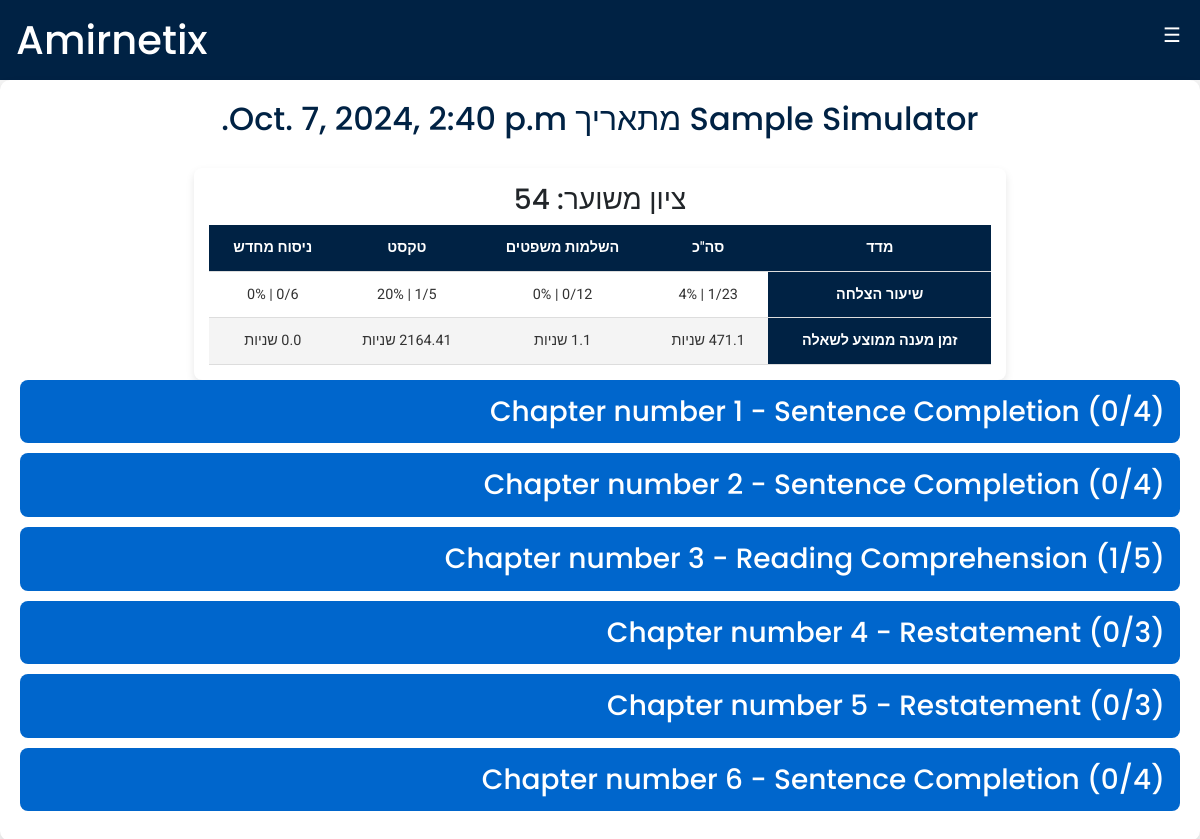
The page /Analysis/analyze_simulator/22 on the database its author committed.
### Simulator/models.py (models this page shows, shortened)
class SimulatorAttempt(models.Model):
    user = models.ForeignKey(CustomUser, on_delete=models.CASCADE, related_name='simulator_attempts')
    simulator = models.ForeignKey(Simulator, on_delete=models.CASCADE, related_name='attempts')
    start_time = models.DateTimeField(auto_now_add=True)
    end_time = models.DateTimeField(blank=True, null=True)
    def get_user_answer(self, question):
        return self.user_answers.filter(question=question).first()
    def Success_Rates(self):
        all_questions = UserAnswer.objects.filter(simulator_attempt = self).all()
        success_rates = {
            'Total':{
                'total':0,
                'correct':0
            },
            'SC':{
                'total':0,
                'correct':0
            },
            'RC':{
                'total':0,
                'correct':0
            },
            'RS':{
                'total':0,
                'correct':0
            }
        }
        for q in all_questions:
            success_rates['Total']['total'] += 1
            chapter_type = q.question.chapter.chapter_type
            if q.question.chapter.chapter_type in success_rates.keys():
                success_rates[chapter_type]['total'] += 1
                if q.selected_option.is_correct:
                    success_rates['Total']['correct'] += 1
                    success_rates[chapter_type]['correct'] += 1
        for key in success_rates:
            correct = success_rates[key]['correct']
            total = success_rates[key]['total']
            success_rates[key]['success_rate'] = int(round(correct/total,2)*100)
        return success_rates
    def Answer_Times(self):
        all_questions = UserAnswer.objects.filter(simulator_attempt = self).order_by('timestamp').all()
        last_time = self.start_time
        times = {'q_times':{},'averages':{'Total': 0,'SC':0,'RS':0,'RC':0}}
        for q in all_questions:
            q_type = q.question.chapter.chapter_type
            q_id = q.id
            try:
                answer_time = (q.timestamp - last_time).total_seconds()
                times['q_times'][f'{q_type}_{q_id}'] = answer_time
                times['averages']['Total'] += answer_time
                times['averages'][q_type] += answer_time
                last_time = q.timestamp
            except:
                pass
        for key in times['averages']:
            times['averages'][key] = round(times['averages'][key] / self.Success_Rates()[key]['total'],2)
        return times

class UserAnswer(models.Model):
    user = models.ForeignKey(CustomUser, on_delete=models.CASCADE, related_name='user_answers')
    simulator_attempt = models.ForeignKey(SimulatorAttempt, on_delete=models.CASCADE, related_name='user_answers')
    question = models.ForeignKey(Question, on_delete=models.CASCADE, related_name='user_answers')
    selected_option = models.ForeignKey(AnswerOption, on_delete=models.CASCADE)
    timestamp = models.DateTimeField()
    class Meta:
        unique_together = ('user','simulator_attempt', 'question')

class Question(models.Model):
    chapter = models.ForeignKey(Chapter, on_delete=models.CASCADE, related_name='questions')
    order = models.PositiveIntegerField()
    description = models.TextField()
    hebrew_desc = models.TextField(default=None, null=True, blank=True)
    class Meta:
        unique_together = ('chapter', 'order')
        ordering = ['order']

class Chapter(models.Model):
    simulator = models.ForeignKey(Simulator, on_delete=models.CASCADE, related_name='chapters')
    order = models.PositiveIntegerField()
    chapter_type = models.CharField(max_length=2, choices=ChapterType.choices)
    title = models.CharField(max_length=100)
    time_limit = models.PositiveIntegerField(help_text="Time in minutes")
    reading_text = models.TextField(blank=True, null=True)  # Only for Reading Comprehension
    hebrew_text = models.TextField(blank=True,null=True)
    class Meta:
        unique_together = ('simulator', 'order')
        ordering = ['order']

class AnswerOption(models.Model):
    question = models.ForeignKey(Question, on_delete=models.CASCADE, related_name='answer_options')
    order = models.PositiveIntegerField()
    description = models.CharField(max_length=255)
    hebrew_desc = models.TextField(default=None, null=True, blank=True)
    is_correct = models.BooleanField(default=False)
    class Meta:
        unique_together = ('question', 'order')
        ordering = ['order']

### Analysis/views.py (the view)
# urls.py: path("analyze_simulator/<int:simulator_id>",views.analyze_simulator, name='analyze_simulator'),
def analyze_simulator(request,simulator_id):
    try:
        simulator_to_analyze = SimulatorAttempt.objects.get(id = int(simulator_id))
        answered_chapters = simulator_to_analyze.simulator.chapters.all()
        simulator_attempt = {'simulator':simulator_to_analyze,'chapters':[]}
        for chapter in answered_chapters:
            current_chapter = {'chapter':chapter}
            questions = []
            q_cnt,correct_cnt = (0,0)
            for question in chapter.questions.all():
                q_cnt += 1
                current_question = {'question' : question}
                selected_answer = simulator_to_analyze.get_user_answer(question=question).selected_option
                answers = []
                for answer in question.answer_options.all():
                    current_answer = {'answer' : answer}
                    current_answer['is_correct'] = answer.is_correct
                    current_answer['is_selected'] = True if answer == selected_answer else False
                    correct_cnt += 1 if answer == selected_answer and answer.is_correct else 0
                    answers.append(current_answer)
                current_question['answers'] = answers
                questions.append(current_question)
            current_chapter['questions'] = questions
            current_chapter['q_cnt'] = q_cnt
            current_chapter['correct_cnt'] = correct_cnt
            simulator_attempt['chapters'].append(current_chapter)
        return render(request, 'Analysis/analyze_simulator.html',{
            'simulator_attempt' : simulator_attempt
        })
    except:
        print("unsuccessful")
        return index(request)

### Simulator/models.py (called while the page is built)
    def __str__(self):
        return self.name

### Analysis/templates/Analysis/analyze_simulator.html (shortened to what this page needs)
{% extends 'Analysis/layout.html' %}
{% load static %}
{% block body %}
{% if simulator_attempt %}
<div class="analysis-container">
    <h2 class="simulator-title" dir="rtl">{{ simulator_attempt.simulator.simulator }} מתאריך {{simulator_attempt.simulator.start_time}}</h2>
    <div class="metrics-container">
    <h3 style="text-align: center;" dir="rtl">ציון משוער: {{simulator_attempt.simulator.Success_Rates.Total.success_rate|add:50}}</h3>
        <table class="metrics-table" dir="rtl">
            <thead>
                <tr>
                    <th>מדד</th>
                    <th>סה"כ</th>
                    <th>השלמות משפטים</th>
                    <th>טקסט</th>
                    <th>ניסוח מחדש</th>
                </tr>
            </thead>
            <tbody>
                <tr>
                    <th>שיעור הצלחה</th>
                    <td>{{simulator_attempt.simulator.Success_Rates.Total.correct}}/{{simulator_attempt.simulator.Success_Rates.Total.total}} | {{simulator_attempt.simulator.Success_Rates.Total.success_rate}}%</td>
                    <td>{{simulator_attempt.simulator.Success_Rates.SC.correct}}/{{simulator_attempt.simulator.Success_Rates.SC.total}} | {{simulator_attempt.simulator.Success_Rates.SC.success_rate}}%</td>
                    <td>{{simulator_attempt.simulator.Success_Rates.RC.correct}}/{{simulator_attempt.simulator.Success_Rates.RC.total}} | {{simulator_attempt.simulator.Success_Rates.RC.success_rate}}%</td>
                    <td>{{simulator_attempt.simulator.Success_Rates.RS.correct}}/{{simulator_attempt.simulator.Success_Rates.RS.total}} | {{simulator_attempt.simulator.Success_Rates.RS.success_rate}}%</td>
                </tr>
                <tr>
                    <th>זמן מענה ממוצע לשאלה</th>
                    <td>{{simulator_attempt.simulator.Answer_Times.averages.Total}} שניות</td>
                    <td>{{simulator_attempt.simulator.Answer_Times.averages.SC}} שניות</td>
                    <td>{{simulator_attempt.simulator.Answer_Times.averages.RC}} שניות</td>
                    <td>{{simulator_attempt.simulator.Answer_Times.averages.RS}} שניות</td>
                </tr>
            </tbody>
        </table>
    </div>
    {% for chapter in simulator_attempt.chapters %}
    <div class="chapter">
        <h3 class="chapter-title" onclick="toggleChapter(this)">Chapter number {{chapter.chapter.order}} - {{ chapter.chapter.get_chapter_type_display }} <span>({{chapter.correct_cnt}}/{{chapter.q_cnt}})</span></h3>
    </div>
    {% endfor %}
</div>
{% else %}
    <p>No simulator attempts found.</p>
{% endif %}
{% endblock %}

### Analysis/static/Analysis/styles.css (style rules this page uses)
body { font-family: 'Roboto', sans-serif; margin: 0; padding: 0; background-color: #f4f4f4; }
h1, h2, h3 { font-family: 'Poppins', sans-serif; }
.analysis-container { padding: 20px; background-color: #ffffff; border-radius: 10px; box-shadow: 0 4px 8px rgba(0, 0, 0, 0.1); }
.simulator-title { text-align: center; margin-bottom: 30px; color: #002244; }
.chapter-title { background-color: #0066cc; color: white; padding: 15px; border-radius: 8px; cursor: pointer; transition: background-color 0.3s; margin-bottom: 10px; }
.metrics-container { padding: 15px; background-color: #ffffff; border-radius: 8px; box-shadow: 0 4px 8px rgba(0, 0, 0, 0.1); margin-bottom: 15px; max-width: 70%; margin: 0 auto; }
.metrics-table { width: 100%; border-collapse: collapse; font-size: 0.9em; color: #333; }
.metrics-table th, .metrics-table td { padding: 12px; text-align: center; border-bottom: 1px solid #ddd; }
.metrics-table th { background-color: #002244; color: white; font-weight: 600; }
.metrics-table tbody tr:nth-child(even) { background-color: #f4f4f4; }
.metrics-table td { color: #333; }

### rows shown on the page
SimulatorAttempt: simulator.start_time "Oct. 7, 2024, 2:40 p.m.", simulator.Success_Rates.Total.success_rate|add "54", simulator.Success_Rates.Total.correct "1", simulator.Success_Rates.Total.success_rate "4", simulator.Success_Rates.SC.correct "0", simulator.Success_Rates.SC.total "12", simulator.Success_Rates.SC.success_rate "0", simulator.Success_Rates.RC.correct "1", simulator.Success_Rates.RC.success_rate "20", simulator.Success_Rates.RS.correct "0", simulator.Success_Rates.RS.success_rate "0"
Chapter: chapter.order "1", chapter.chapter_type "Sentence Completion", correct_cnt "0", q_cnt "4"
Chapter: chapter.order "2", chapter.chapter_type "Sentence Completion", correct_cnt "0", q_cnt "4"
Chapter: chapter.order "3", chapter.chapter_type "Reading Comprehension", correct_cnt "1", q_cnt "5"
Chapter: chapter.order "4", chapter.chapter_type "Restatement", correct_cnt "0", q_cnt "3"
Chapter: chapter.order "5", chapter.chapter_type "Restatement", correct_cnt "0", q_cnt "3"
Chapter: chapter.order "6", chapter.chapter_type "Sentence Completion", correct_cnt "0", q_cnt "4"
